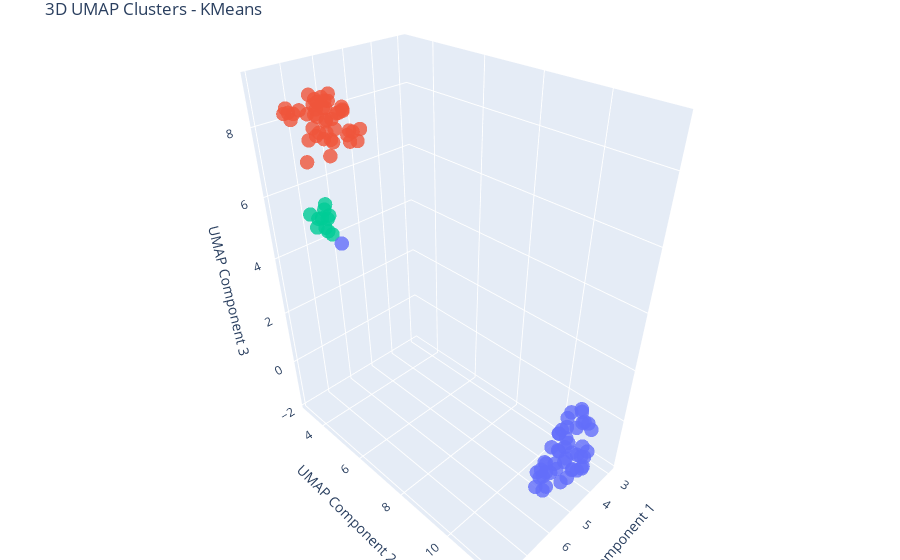

Notebook source saved alongside this figure:
### Code cell
kmeans = KMeans(n_clusters=3, random_state=42, n_init=50)
cluster_labels = kmeans.fit_predict(df_pca)

visualise_clusters_umap_3d(umap_3d, cluster_labels, "KMeans")

### Figure 1 — Plotly figure (JSON) as saved in the notebook; plotly's stock layout.template omitted (floating-point values rounded to 4 significant figures)
{"data": [{"hoverinfo": "text", "marker": {"color": ["#EF553B", "#EF553B", "#636EFA", "#636EFA", "#636EFA", "#EF553B", "#636EFA", "#636EFA", "#636EFA", "#00CC96", "#EF553B", "#EF553B", "#EF553B", "#EF553B", "#EF553B", "#EF553B", "#EF553B", "#EF553B", "#EF553B", "#636EFA", "#636EFA", "#EF553B", "#636EFA", "#636EFA", "#636EFA", "#EF553B", "#EF553B", "#EF553B", "#636EFA", "#636EFA", "#636EFA", "#EF553B", "#EF553B", "#EF553B", "#EF553B", "#636EFA", "#EF553B", "#636EFA", "#EF553B", "#636EFA", "#EF553B", "#EF553B", "#00CC96", "#00CC96", "#636EFA", "#EF553B", "#EF553B", "#EF553B", "#636EFA", "#EF553B", "#636EFA", "#EF553B", "#636EFA", "#636EFA", "#00CC96", "#00CC96", "#636EFA", "#EF553B", "#636EFA", "#636EFA", "#00CC96", "#EF553B", "#EF553B", "#EF553B", "#EF553B", "#636EFA", "#EF553B", "#636EFA", "#636EFA", "#EF553B", "#636EFA", "#00CC96", "#636EFA", "#EF553B", "#636EFA", "#EF553B", "#636EFA", "#EF553B", "#636EFA", "#EF553B", "#EF553B", "#00CC96", "#636EFA", "#636EFA", "#636EFA", "#636EFA", "#636EFA", "#EF553B", "#636EFA", "#EF553B", "#636EFA", "#636EFA", "#00CC96", "#636EFA", "#636EFA", "#636EFA", "#EF553B", "#636EFA", "#636EFA", "#636EFA", "#00CC96", "#636EFA", "#EF553B", "#00CC96"], "opacity": 0.8, "size": 5}, "mode": "markers", "text": ["Cluster 1", "Cluster 1", "Cluster 0", "Cluster 0", "Cluster 0", "Cluster 1", "Cluster 0", "Cluster 0", "Cluster 0", "Cluster 2", "Cluster 1", "Cluster 1", "Cluster 1", "Cluster 1", "Cluster 1", "Cluster 1", "Cluster 1", "Cluster 1", "Cluster 1", "Cluster 0", "Cluster 0", "Cluster 1", "Cluster 0", "Cluster 0", "Cluster 0", "Cluster 1", "Cluster 1", "Cluster 1", "Cluster 0", "Cluster 0", "Cluster 0", "Cluster 1", "Cluster 1", "Cluster 1", "Cluster 1", "Cluster 0", "Cluster 1", "Cluster 0", "Cluster 1", "Cluster 0", "Cluster 1", "Cluster 1", "Cluster 2", "Cluster 2", "Cluster 0", "Cluster 1", "Cluster 1", "Cluster 1", "Cluster 0", "Cluster 1", "Cluster 0", "Cluster 1", "Cluster 0", "Cluster 0", "Cluster 2", "Cluster 2", "Cluster 0", "Cluster 1", "Cluster 0", "Cluster 0", "Cluster 2", "Cluster 1", "Cluster 1", "Cluster 1", "Cluster 1", "Cluster 0", "Cluster 1", "Cluster 0", "Cluster 0", "Cluster 1", "Cluster 0", "Cluster 2", "Cluster 0", "Cluster 1", "Cluster 0", "Cluster 1", "Cluster 0", "Cluster 1", "Cluster 0", "Cluster 1", "Cluster 1", "Cluster 2", "Cluster 0", "Cluster 0", "Cluster 0", "Cluster 0", "Cluster 0", "Cluster 1", "Cluster 0", "Cluster 1", "Cluster 0", "Cluster 0", "Cluster 2", "Cluster 0", "Cluster 0", "Cluster 0", "Cluster 1", "Cluster 0", "Cluster 0", "Cluster 0", "Cluster 2", "Cluster 0", "Cluster 1", "Cluster 2"], "type": "scatter3d", "x": [6.734, 6.868, 4.683, 2.999, 3.401, 6.531, 4.109, 3.868, 3.592, 7.535, 6.91, 7.8, 6.622, 7.814, 7.494, 6.684, 6.92, 7.206, 6.517, 4.239, 3.536, 7.416, 3.318, 3.786, 4.325, 7.408, 6.992, 6.656, 3.85, 3.304, 3.292, 6.498, 6.817, 6.507, 6.857, 4.249, 6.238, 4.582, 7.266, 3.567, 7.534, 6.707, 7.626, 7.701, 3.204, 7.965, 7.446, 7.367, 3.781, 7.217, 4.078, 7.93, 4.07, 5.122, 7.953, 7.867, 4.803, 6.085, 3.168, 3.946, 7.824, 7.581, 6.299, 6.145, 6.179, 4.867, 6.812, 4.597, 5.367, 6.063, 5.513, 7.807, 3.415, 7.019, 2.877, 6.067, 4.807, 6.316, 3.388, 6.937, 7.084, 7.671, 3.86, 4.228, 4.694, 4.232, 4.571, 7.809, 7.766, 7.256, 5.219, 3.962, 7.517, 5.323, 5.286, 4.308, 6.521, 4.109, 4.312, 4.007, 7.69, 4.293, 7.416, 7.814], "y": [3.777, 3.884, 10.93, 10.72, 11.35, 4.24, 10.77, 11.41, 10.94, 5.029, 4.453, 5.194, 3.941, 5.326, 4.846, 3.917, 3.254, 4.92, 3.841, 10.78, 10.92, 4.907, 10.47, 11.36, 10.52, 5.428, 3.073, 4.286, 10.54, 11.16, 10.43, 4.016, 4.892, 4.741, 4.58, 11.04, 3.967, 11.6, 3.361, 11.11, 4.602, 3.72, 4.98, 4.757, 10.98, 5.215, 3.583, 4.502, 11.54, 4.534, 11.3, 4.959, 10.94, 10.97, 4.801, 5.408, 11.2, 4.734, 10.46, 10.65, 5.237, 5.574, 4.541, 4.091, 4.53, 11.43, 5.065, 10.72, 11.27, 4.216, 11.01, 5.496, 10.36, 4.627, 10.63, 4.557, 10.67, 4.364, 10.64, 4.513, 4.609, 5.153, 10.87, 11.7, 10.7, 11.71, 11.32, 5.453, 5.808, 3.153, 10.81, 10.6, 4.876, 11.15, 10.97, 10.62, 3.82, 11.63, 11.3, 11.43, 4.917, 11.5, 3.304, 4.825], "z": [8.383, 8.301, -1.541, -0.3183, -0.3312, 7.92, -1.18, -1.096, -1.527, 6.062, 8.324, 8.537, 8.429, 8.39, 8.94, 7.602, 8.274, 8.811, 8.016, -1.636, -0.4685, 8.999, -0.9364, -0.7499, -1.773, 8.718, 8.151, 7.609, -0.7803, -0.2762, -0.588, 8.603, 8.589, 7.89, 9.003, -0.6675, 8.203, -0.8941, 8.127, -0.08704, 8.658, 8.627, 6.251, 5.927, -0.4174, 8.291, 8.417, 9.07, -0.8266, 8.5, -1.617, 7.649, -0.4988, -1.296, 6.164, 5.876, -1.041, 7.937, -0.4088, -1.365, 5.898, 8.297, 7.599, 8.382, 7.834, -1.369, 8.678, -1.774, -1.27, 7.751, -1.388, 5.796, -1.076, 7.436, -0.3544, 7.556, -1.518, 8.419, -1.482, 8.832, 8.976, 6.064, -1.792, -0.5723, -1.253, -0.9749, -0.6675, 8.499, 5.637, 8.379, -1.168, -0.6354, 6.326, -1.594, -1.196, -0.9579, 7.71, -1.237, -1.776, -1.592, 5.997, -0.5836, 8.31, 5.735]}], "layout": {"margin": {"b": 0, "l": 0, "r": 0, "t": 30}, "scene": {"xaxis": {"title": {"text": "UMAP Component 1"}}, "yaxis": {"title": {"text": "UMAP Component 2"}}, "zaxis": {"title": {"text": "UMAP Component 3"}}}, "title": {"text": "3D UMAP Clusters - KMeans"}}}
